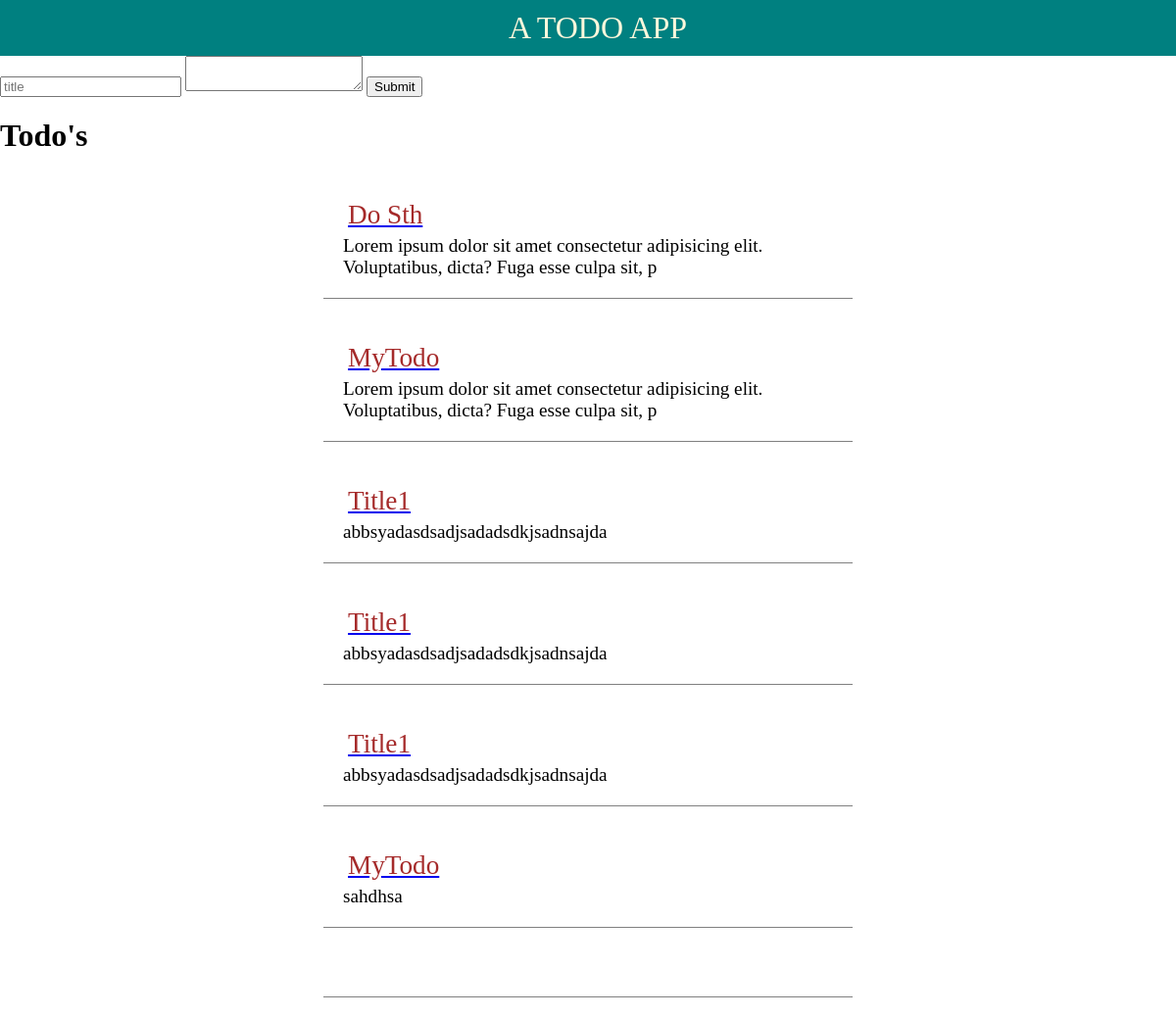
Page /sampleapp/home/ on the earlier database version.
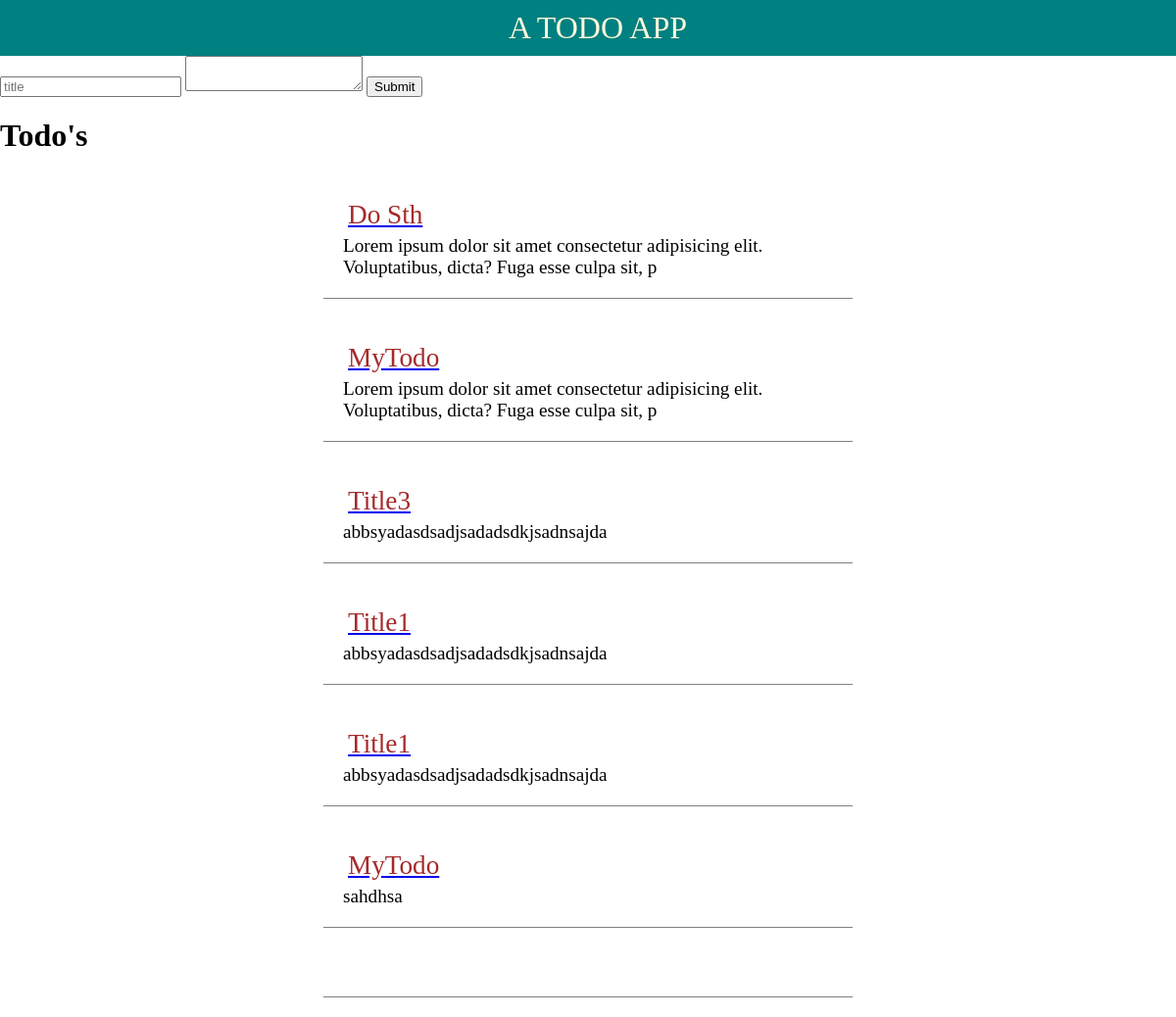
Same page on the later database version.
### sampleapp/models.py (models this page shows, shortened)
class Todo(models.Model):
    title= models.CharField(max_length=10)
    is_done= models.BooleanField(default=False)
    des = models.CharField(max_length=100)

### sampleapp/views.py (the view)
# urls.py: 2. Add a URL to urlpatterns:  path('', views.home, name='home')
def home(request):
    if request.method == 'POST':
        title = request.POST['title']
        des = request.POST['des']
        todo = Todo(title=title,des=des).save()
        return render(request, 'sampleapp/home.html', {'todo': todo})
    todoList = Todo.objects.all()
    return render(request, 'sampleapp/home.html', {'todoList': todoList})

### sampleapp/templates/sampleapp/home.html (shortened to what this page needs)
{% extends 'sampleapp/base.html' %}
{% block 'body' %}
    <form method="POST">
        <input type='text' name='title' placeholder="title">
        <textarea name='des'></textarea>
        <input type="submit">
    </form>
    <h1>Todo's</h1>
    {% for todo in todoList %}
    <div class='todo'>
        <a href="{% url 'sampleapp:detail' todo.id %}"><div class="title">{{todo.title}}</div></a>
        <div class="des">{{todo.des}}</div>
    </div>
    {% endfor %}
    <div class='todo'>
        <div class="title">{{todo.title}}</div>
    </div>
{% endblock %}

### sampleapp/templates/sampleapp/base.html (shortened to what this page needs)
<!DOCTYPE html>
<html>
    <head>
        {% load static %}
        <link rel="stylesheet" href="{% static 'css/abc1.css' %}">
    </head>
    <body>
        <header>A TODO APP</header>
        {% block 'body' %}{% endblock %}
    </body>
</html>

### sampleapp/static/css/abc1.css (style rules this page uses)
body { position: relative; height: 100%; padding: 0; margin: 0; }
header { background-color: teal; width: 100%; font-size: 2em; text-align: center; padding: 10px; color: cornsilk; }
.todo { width: 500px; margin: 20px auto; padding: 20px; border-bottom: 1px solid grey; }
.todo .title { font-size: 1.7em; padding: 5px; color: brown; }
.todo .des { font-size: 1.2em; }

Differences in the rows shown:
changed Todo: title "Title1" → "Title3"
